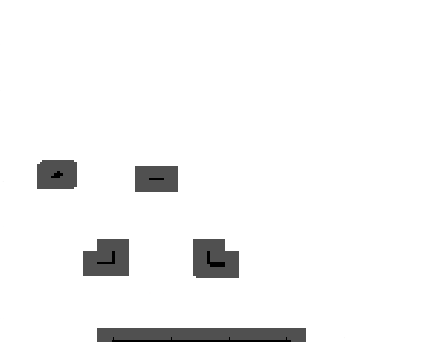
//> input picture FindPolygons/perc3.png, 433 x 342 px
$ ./ConvexHull   (built with g++ and OpenCV 4)
//> lines starting //> are read from the running program, lines starting //| are printed output that depends on the picture; after the words box and inside, x2 and y2 are one past the last pixel; in counts of white or black regions, pixels touching at a corner belong together
#include "opencv2/highgui/highgui.hpp"
#include "opencv2/imgproc/imgproc.hpp"
#include <cstdio>
#include <cstdlib>
#include <locale>

 using namespace cv;
 using namespace std;

 Mat src; Mat src_gray; Mat src_thld;
 Mat src2; Mat src2_gray; Mat src2_thld;
 int thresh = 100;
 int max_thresh = 255;
 RNG rng(12345);

 /// Function header
 void thresh_callback(int, void* );
 void ConvexHull(Mat &img, char* window, char* filename);

/** @function main */
int main( int argc, char** argv )
 {
   /// Load source image and convert it to gray
	src = imread( "perc3.png", 1 );
//> src is the input picture: 342 rows x 433 cols, CV_8UC3; mean B, G, R 244.8, 244.8, 244.8
	src2 = imread( "perc4.png", 1 );
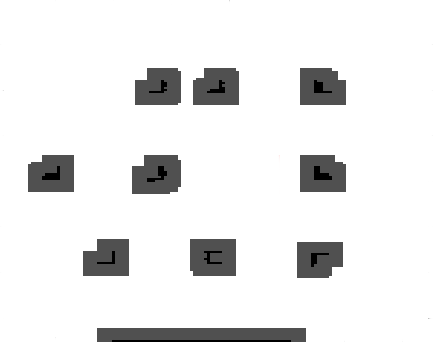
//> input picture FindPolygons/perc4.png, 433 x 342 px
//> src2 is the input picture: 342 rows x 433 cols, CV_8UC3; mean B, G, R 233.8, 233.8, 233.8

   /// Convert image to gray and blur it
   cvtColor( src, src_gray, CV_BGR2GRAY );
   cvtColor( src2, src2_gray, CV_BGR2GRAY );
   //blur( src_gray, src_gray, Size(5,5) );

   /// Detect edges using Threshold
   threshold( src_gray, src_thld, thresh, 255, THRESH_BINARY_INV );
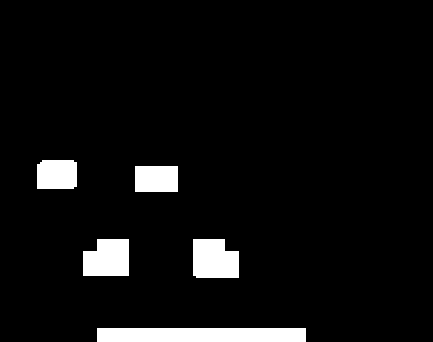
//> src_thld: 342 rows x 433 cols, CV_8UC1; 5.6% white; 5 white regions, box (x1, y1, x2, y2) and area: (97, 328, 306, 342) 2926, (193, 239, 239, 278) 1620, (83, 239, 129, 276) 1534, (37, 160, 77, 189) 1132, (135, 166, 178, 192) 1118
   threshold( src2_gray, src2_thld, thresh, 255, THRESH_BINARY_INV );
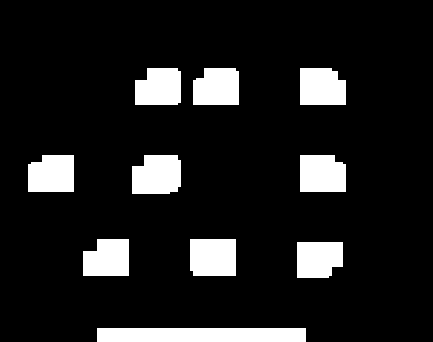
//> src2_thld: 342 rows x 433 cols, CV_8UC1; 11.7% white; 10 white regions, largest, box (x1, y1, x2, y2) and area: (97, 328, 306, 342) 2926, (132, 155, 181, 194) 1727, (190, 239, 236, 276) 1687

   /// Create Window
   char* source1_window = "Source1";
   char* source2_window = "Source2";
   namedWindow( source1_window, WINDOW_AUTOSIZE );
   namedWindow( source2_window, WINDOW_AUTOSIZE );
   imshow( source1_window, src_thld );
   imshow( source2_window, src2_thld );

   createTrackbar( " Threshold:", "Source", &thresh, max_thresh, thresh_callback );
   thresh_callback( 0, 0 );

   waitKey(0);
   return(0);
 }

 /** @function thresh_callback */
 void thresh_callback(int, void* )
 {

	 Mat img_not(src_thld.size(), src_thld.type());
	 Mat img_diff(src_thld.size(), src_thld.type());
	 bitwise_not(src_thld, img_not);
	 bitwise_and( img_not, src2_thld, img_diff);
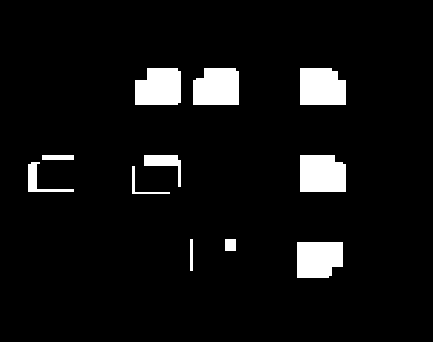
//> img_diff: 342 rows x 433 cols, CV_8UC1; 6.2% white; 11 white regions

   char* diff_window = "Diff";
   namedWindow( diff_window, WINDOW_AUTOSIZE );
   imshow( diff_window, img_diff );

	 ConvexHull(src_thld, "ConvexHull 1", "mesh1.obj");
	 ConvexHull(img_diff, "ConvexHull diff", "mesh2.obj");

 }

 void ConvexHull(Mat &img, char* window, char* filename) {
//> called with window = "ConvexHull 1", filename = "mesh1.obj"

	 std::setlocale(LC_ALL, "C");
	 FILE *f = fopen(filename, "w");

   vector<vector<Point> > contours;
   vector<Vec4i> hierarchy;
   vector<vector<int> > faces;
   int v = 0;

   /// Find contours
   findContours( img, contours, hierarchy, CV_RETR_LIST, CV_CHAIN_APPROX_SIMPLE, Point(0, 0) );
//> contours = 5 contours; box (x1, y1, x2, y2) and area: (97, 328, 306, 342) 2704, (193, 239, 239, 278) 1537, (83, 239, 129, 276) 1452, (37, 160, 77, 189) 1066, (135, 166, 178, 192) 1050

   /// Find the convex hull object for each contour
   vector<vector<Point> >hull( contours.size() );
//> hull = 5 empty contours
   for( int i = 0; i < contours.size(); i++ )
      {  convexHull( Mat(contours[i]), hull[i], true ); }
//> this loop made 5 passes

   /// Draw contours + hull results
   Mat drawing = Mat::zeros( img.size(), CV_8UC3 );
   for( int i = 0; i< contours.size(); i++ )
      {
        Scalar color = Scalar( rng.uniform(0, 255), rng.uniform(0,255), rng.uniform(0,255) );
        drawContours( drawing, contours, i, Scalar(255,255,255), 1, 8, vector<Vec4i>(), 0, Point() );
        drawContours( drawing, hull, i, color, 1, 8, vector<Vec4i>(), 0, Point() );

        vector<Point> contour = hull.at(i);
        vector<int> face(contour.size());
        for( int j = 0; j < contour.size(); j++ ) {
        	Point p = contour.at(j);
        	float x = (double) p.x / 433;
        	float y = (double) p.y / 342;
        	float z = 0;
        	fprintf(f, "v %1.3f %1.3f %1.3f\n", x, y, z);
        	printf("v %1.3f %1.3f %1.3f\n", x, y, z);

        	++v;
        	face[j] = v;

        	circle( drawing, contour.at(j), 3, color, -1, CV_AA);

        }
        faces.push_back(face);

      }
//> this loop made 5 passes
//> v on passes 1 to 5: 4, 10, 15, 19, 26
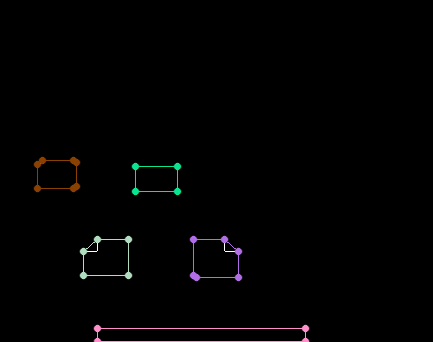
//> drawing: 342 rows x 433 cols, CV_8UC3; mean B, G, R 2, 1.9, 2.1
//> after the loop, v = 26

   fprintf(f, "\n");
   printf("\n");

   for ( int i = 0; i < faces.size(); i++ ) {
  	 vector<int> face = faces.at(i);
  	 fprintf(f, "f");
  	 printf("f");
  	 for( int j = 0; j < face.size(); j++ ) {
  		 fprintf(f, " %i", face.at(j));
  		 printf(" %i", face.at(j));
  	 }
  	 fprintf(f, "\n");
  	 printf("\n");
   }
//> this loop made 5 passes
//> face on passes 1 to 5: [1, 2, 3, 4], [5, 6, 7, 8, 9, 10], [11, 12, 13, 14, 15], [16, 17, 18, 19], [20, 21, 22, 23, 24, 25, 26]
//| f
//| f
//| f
//| f
//| f
//> call 2 of ConvexHull, with window = "ConvexHull diff", filename = "mesh2.obj"
//> in ConvexHull (call 2), `findContours( img, contours, hierarchy, CV_RETR_LIST, CV_CHAIN_APPROX_..`: contours = 11 contours; largest, box (x1, y1, x2, y2) and area: (300, 155, 346, 192) 1538, (300, 68, 346, 105) 1507, (193, 68, 239, 105) 1496, (135, 68, 181, 105) 1462, (297, 242, 343, 278) 1449
//> in ConvexHull (call 2), `vector<vector<Point> >hull( contours.size() );`: hull = 11 empty contours
//> the loop in ConvexHull (call 2), `for( int i = 0; i < contours.size(); i++ ) {  convexHull( Mat(contours..` made 11 passes
//> the loop in ConvexHull (call 2), `for( int i = 0; i< contours.size(); i++ )` made 11 passes
//> v on passes 1, 2, 3, 4, 5, 6, 7, 9, 10, 11: 6, 10, 14, 19, 25, 30, 36, 46, 52, 59
//> (contour, v) on pass 8: (4 Points (x, y): [42, 155], [42, 159], [73, 159], [73, 155], 40)
//> after the loop in ConvexHull (call 2), `for( int i = 0; i< contours.size(); i++ )`:
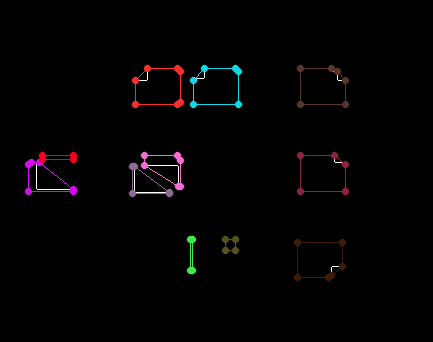
//> drawing: 342 rows x 433 cols, CV_8UC3; mean B, G, R 2.5, 2, 3.2
//> after the loop in ConvexHull (call 2), `for( int i = 0; i< contours.size(); i++ )`: v = 59
//> the loop in ConvexHull (call 2), `for ( int i = 0; i < faces.size(); i++ )` made 11 passes
//> face on passes 1 to 11: [1, 2, 3, 4, 5, 6], [7, 8, 9, 10], [11, 12, 13, 14], [15, 16, 17, 18, 19], [20, 21, 22, 23, 24, 25], [26, 27, 28, 29, 30], [31, 32, 33, 34, 35, 36], [37, 38, 39, 40], [41, 42, 43, 44, 45, 46], [47, 48, 49, 50, 51, 52], [53, 54, 55, 56, 57, 58, 59]
//| f
//| f
//| f
//| f
//| f
//| f
//| f
//| f
//> (output is shown up to pass 8 of 11)

   fclose(f);

   /// Show in a window
   namedWindow( window, WINDOW_AUTOSIZE );
   imshow( window, drawing );
 }
